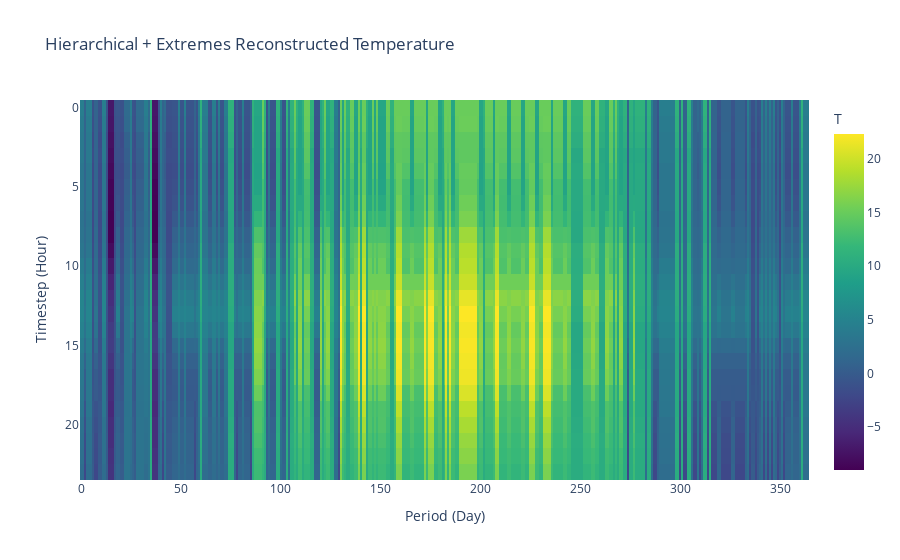

The notebook cell saved with this chart:
### Markdown cell above
Plot repredicted data

### Code cell
# Hierarchical with extremes reconstructed temperature heatmap
tsam.plot_heatmap(
    predictedPeriodsWithEx,
    column="T",
    period_hours=24,
    title="Hierarchical + Extremes Reconstructed Temperature",
)

### Figure 1 — Plotly figure (JSON) as saved in the notebook; plotly's stock layout.template omitted (floating-point values rounded to 4 significant figures; data arrays with more than 128 entries replaced by an {"elided": "..."} marker saying what was removed)
{"data": [{"coloraxis": "coloraxis", "hovertemplate": "Period (Day): %{x}<br>Timestep (Hour): %{y}<br>T: %{z}<extra></extra>", "name": "0", "type": "heatmap", "xaxis": "x", "yaxis": "y", "z": {"elided": "24x365 float values"}}], "layout": {"coloraxis": {"colorbar": {"title": {"text": "T"}}, "colorscale": [[0.0, "#440154"], [0.1111, "#482878"], [0.2222, "#3e4989"], [0.3333, "#31688e"], [0.4444, "#26828e"], [0.5556, "#1f9e89"], [0.6667, "#35b779"], [0.7778, "#6ece58"], [0.8889, "#b5de2b"], [1.0, "#fde725"]]}, "title": {"text": "Hierarchical + Extremes Reconstructed Temperature"}, "xaxis": {"anchor": "y", "domain": [0.0, 1.0], "title": {"text": "Period (Day)"}}, "yaxis": {"anchor": "x", "autorange": "reversed", "domain": [0.0, 1.0], "title": {"text": "Timestep (Hour)"}}}}
